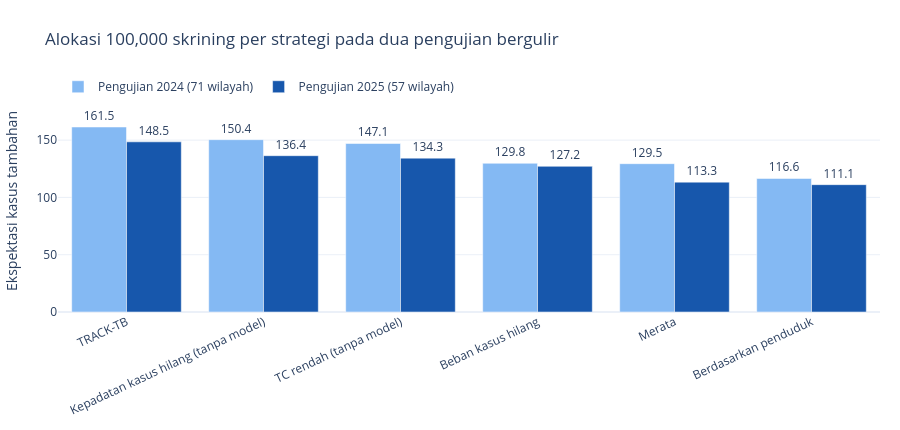

Notebook cell for this chart:
### Code cell
warna = {"Pengujian 2024": "#84b9f3", "Pengujian 2025": "#1757ac"}
urutan = ringkasan.index.tolist()
grafik_simulasi = go.Figure()
for nama, kolom, wilayah in (("Pengujian 2024", "pengujian_2024", wilayah_uji_2024), ("Pengujian 2025", "pengujian_2025", wilayah_uji_2025)):
    grafik_simulasi.add_trace(go.Bar(
        name=f"{nama} ({len(wilayah)} wilayah)",
        x=urutan,
        y=ringkasan.loc[urutan, kolom].tolist(),
        text=[f"{angka:.1f}" for angka in ringkasan.loc[urutan, kolom]],
        textposition="outside",
        marker_color=warna[nama],
        cliponaxis=False,
    ))
grafik_simulasi.update_yaxes(title_text="Ekspektasi kasus tambahan", range=[0, 1.2 * ringkasan.to_numpy().max()])
grafik_simulasi.update_xaxes(tickangle=-25, automargin=True)
grafik_simulasi.update_layout(
    title=f"Alokasi {ANGGARAN_SKRINING:,} skrining per strategi pada dua pengujian bergulir",
    barmode="group", template="plotly_white", height=430, margin=dict(l=55, r=20, t=90, b=90),
    legend=dict(orientation="h", y=1.08),
)
display({
    "application/vnd.plotly.v1+json": json.loads(grafik_simulasi.to_json()),
    "text/plain": "Grafik ekspektasi kasus per strategi pada pengujian 2024 dan 2025.",
}, raw=True)

### Figure 1 — Plotly figure (JSON) as saved in the notebook; plotly's stock layout.template omitted (floating-point values rounded to 4 significant figures)
{"data": [{"cliponaxis": false, "marker": {"color": "#84b9f3"}, "name": "Pengujian 2024 (71 wilayah)", "text": ["161.5", "150.4", "147.1", "129.8", "129.5", "116.6"], "textposition": "outside", "type": "bar", "x": ["TRACK-TB", "Kepadatan kasus hilang (tanpa model)", "TC rendah (tanpa model)", "Beban kasus hilang", "Merata", "Berdasarkan penduduk"], "y": [161.5, 150.4, 147.1, 129.8, 129.5, 116.6]}, {"cliponaxis": false, "marker": {"color": "#1757ac"}, "name": "Pengujian 2025 (57 wilayah)", "text": ["148.5", "136.4", "134.3", "127.2", "113.3", "111.1"], "textposition": "outside", "type": "bar", "x": ["TRACK-TB", "Kepadatan kasus hilang (tanpa model)", "TC rendah (tanpa model)", "Beban kasus hilang", "Merata", "Berdasarkan penduduk"], "y": [148.5, 136.4, 134.3, 127.2, 113.3, 111.1]}], "layout": {"barmode": "group", "height": 430, "legend": {"orientation": "h", "y": 1.08}, "margin": {"b": 90, "l": 55, "r": 20, "t": 90}, "title": {"text": "Alokasi 100,000 skrining per strategi pada dua pengujian bergulir"}, "xaxis": {"automargin": true, "tickangle": -25}, "yaxis": {"range": [0, 193.8], "title": {"text": "Ekspektasi kasus tambahan"}}}}
